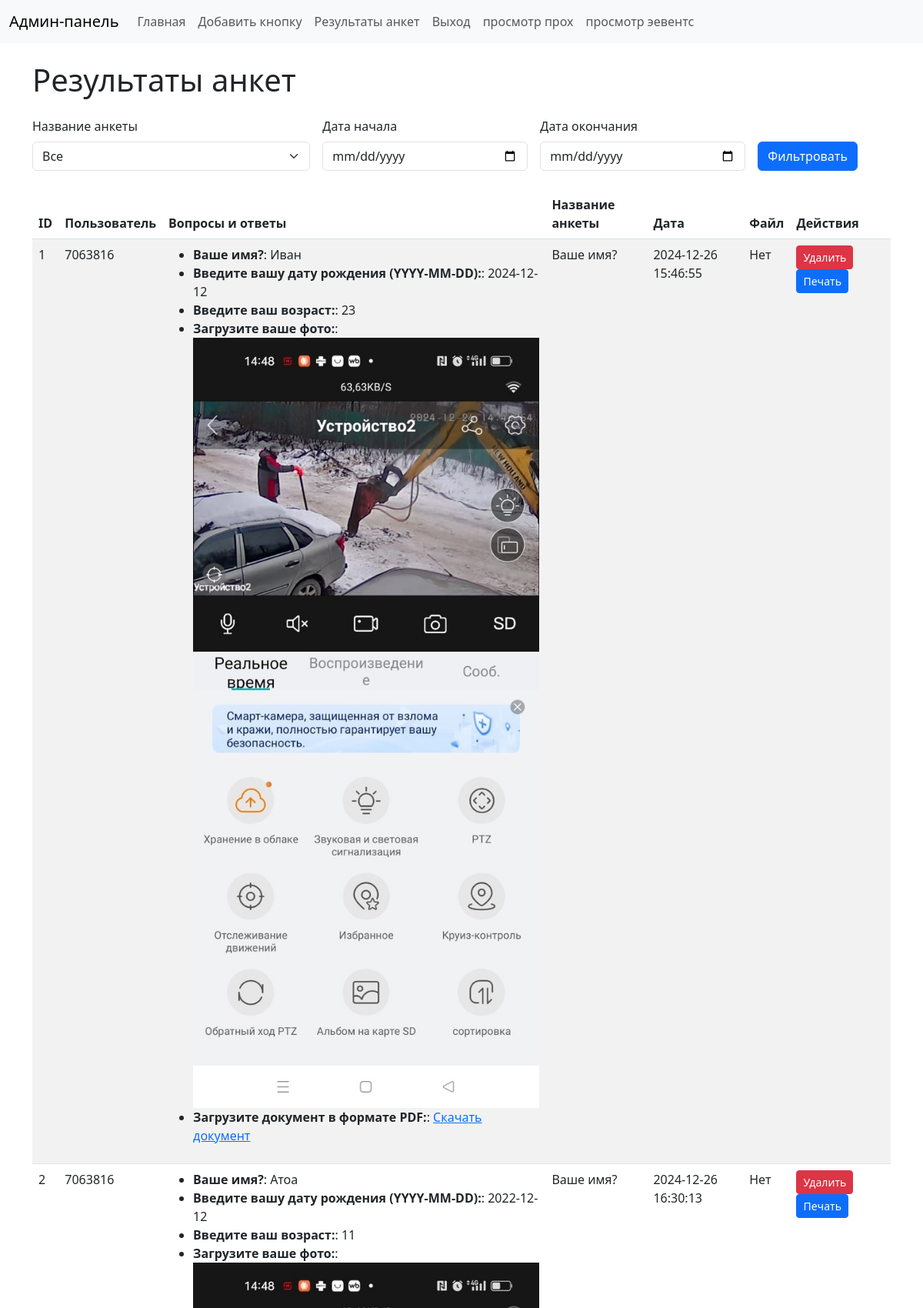
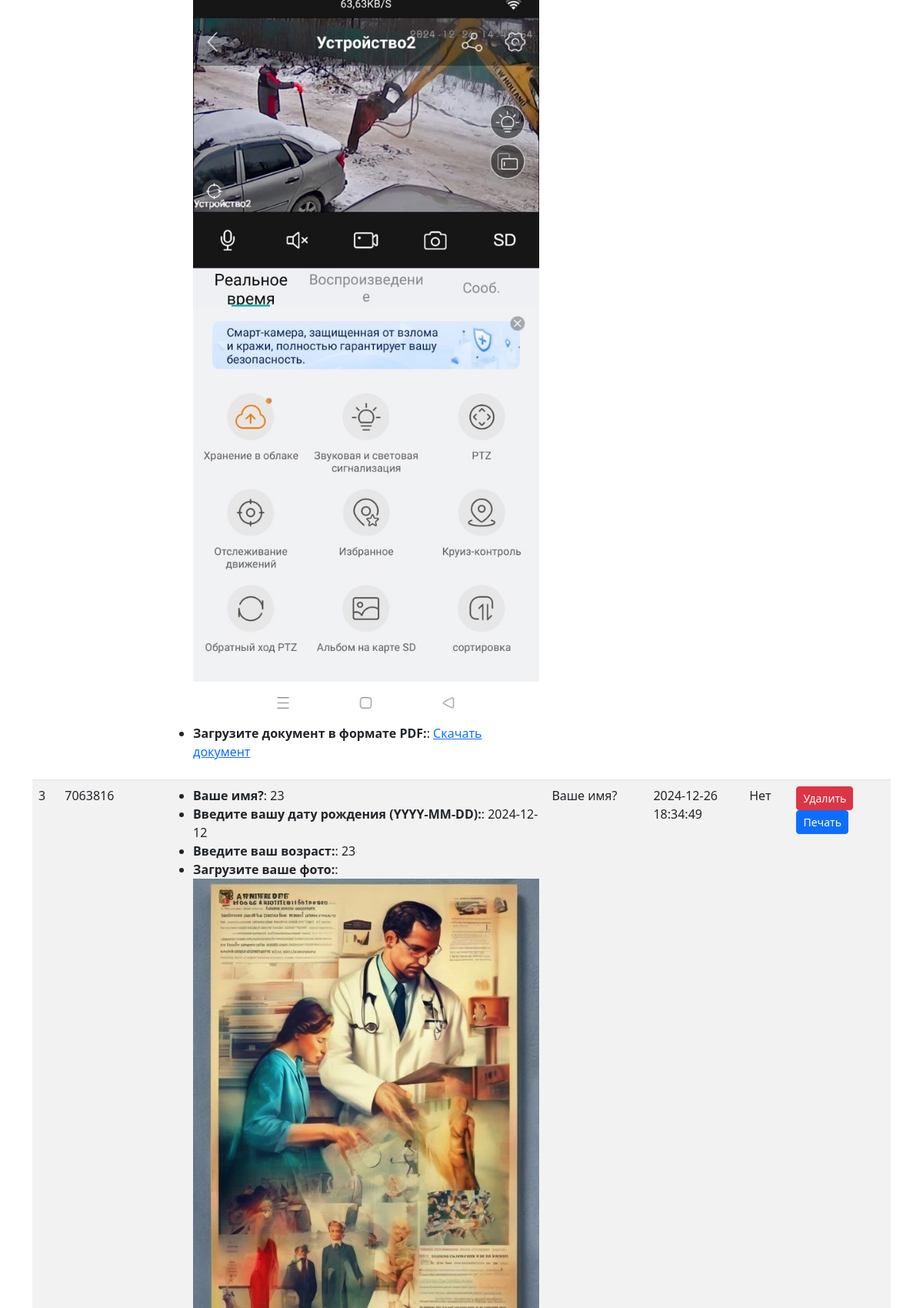
The page /results (signed in, upper part) on the database its author committed (2 pictures, top to bottom).
### tables this page shows
CREATE TABLE survey_results (
            id INTEGER PRIMARY KEY AUTOINCREMENT,
            user_id INTEGER NOT NULL,          -- ID пользователя, заполнившего анкету
            answers TEXT NOT NULL,             -- Ответы в формате JSON
            file_url TEXT DEFAULT NULL,        -- Ссылка на загруженный файл (если есть)
            survey_name TEXT DEFAULT NULL,     -- Название анкеты
            can_repeat INTEGER DEFAULT 1,     -- Можно ли повторно проходить анкету (1 = да, 0 = нет)
            created_at TEXT DEFAULT CURRENT_TIMESTAMP -- Дата и время заполнения анкеты
        );

### adm.py (the view)
@app.route("/results", methods=["GET"])
def survey_results():
    survey_names = [row[0] for row in execute_query("SELECT DISTINCT survey_name FROM survey_results")]
    survey_name = request.args.get("survey_name", "").strip()
    start_date = request.args.get("start_date", "").strip()
    end_date = request.args.get("end_date", "").strip()
    page = int(request.args.get("page", 1))
    per_page = 10  # Количество записей на страницу
    query = "SELECT id, user_id, answers, survey_name, created_at, file_url FROM survey_results WHERE 1=1"
    params = []
    if survey_name:
        query += " AND survey_name = ?"
        params.append(survey_name)
    if start_date:
        query += " AND created_at >= ?"
        params.append(start_date)
    if end_date:
        query += " AND created_at <= ?"
        params.append(end_date)
    total_results = len(execute_query(query, params))
    total_pages = ceil(total_results / per_page)
    query += " LIMIT ? OFFSET ?"
    params.extend([per_page, (page - 1) * per_page])
    raw_results = execute_query(query, params)
    results = []
    for row in raw_results:
        try:
            answers = json.loads(row[2]) if row[2] else []
        except json.JSONDecodeError:
            answers = []
        parsed_answers = [{"question": a.get("question", "Неизвестный вопрос"), "answer": a.get("answer", "")} for a in answers]
        results.append((row[0], row[1], parsed_answers, row[3], row[4], row[5]))
    return render_template(
        "survey_results.html",
        results=results,
        survey_names=survey_names,
        current_page=page,
        total_pages=total_pages
    )

### adm.py (called while the page is built)
def execute_query(query, args=(), fetchone=False, commit=False):
    conn = sqlite3.connect(DB_FILE)
    cursor = conn.cursor()
    cursor.execute(query, args)
    data = cursor.fetchone() if fetchone else cursor.fetchall()
    if commit:
        conn.commit()
    conn.close()
    return data

@app.before_request
def require_login():
    app.jinja_env.globals['SUPERADMIN_USERNAME'] = SUPERADMIN_USERNAME
    allowed_routes = ["login", "register", "get_uploaded_file"]
    if "user_id" not in session and request.endpoint not in allowed_routes:
        return redirect(url_for("login"))

### templates/survey_results.html (shortened to what this page needs)
{% extends "base.html" %}
{% block content %}
<h1 class="mb-4">Результаты анкет</h1>
<form method="get" class="row g-3 mb-4">
    <div class="col-md-4">
        <label for="survey_name" class="form-label">Название анкеты</label>
        <select id="survey_name" name="survey_name" class="form-select">
            <option value="">Все</option>
        </select>
    </div>
    <div class="col-md-3">
        <label for="start_date" class="form-label">Дата начала</label>
        <input type="date" id="start_date" name="start_date" class="form-control" value="{{ request.args.get('start_date', '') }}">
    </div>
    <div class="col-md-3">
        <label for="end_date" class="form-label">Дата окончания</label>
        <input type="date" id="end_date" name="end_date" class="form-control" value="{{ request.args.get('end_date', '') }}">
    </div>
    <div class="col-md-2 d-flex align-items-end">
        <button type="submit" class="btn btn-primary">Фильтровать</button>
    </div>
</form>
<table class="table table-striped">
    <thead>
        <tr>
            <th>ID</th>
            <th>Пользователь</th>
            <th>Вопросы и ответы</th>
            <th>Название анкеты</th>
            <th>Дата</th>
            <th>Файл</th>
            <th>Действия</th>
        </tr>
    </thead>
    <tbody>
        {% for result in results %}
        <tr>
            <td>{{ result[0] }}</td>
            <td>{{ result[1] }}</td>
            <td>
                <ul>
                    {% for qa in result[2] %}
                    <li>
                        <strong>{{ qa.question }}</strong>:
                        {% if qa.answer.endswith(".jpg") or qa.answer.endswith(".jpeg") or qa.answer.endswith(".png") or qa.answer.endswith(".gif") %}
                        <img src="uploads/user/{{ qa.answer }}" alt="Фото" style="max-width: 100%;">
                        {% elif qa.answer.endswith(".pdf") %}
                        <a href="uploads/user/{{ qa.answer }}" target="_blank">Скачать документ</a>
                        {% else %}
                        {{ qa.answer }}
                        {% endif %}
                    </li>
                    {% endfor %}
                </ul>
            </td>
            <td>{{ result[3] }}</td>
            <td>{{ result[4] }}</td>
            <td>
                {% if result[5] %}
                <a href="{{ result[5] }}" class="btn btn-sm btn-secondary">Скачать</a>
                {% else %}
                Нет
                {% endif %}
            </td>
            <td>
                <form method="post" action="{{ url_for('delete_result', result_id=result[0]) }}" style="display:inline;">
                    <button type="submit" class="btn btn-sm btn-danger" onclick="return confirm('Вы уверены, что хотите удалить эту запись?');">Удалить</button>
                </form>
                 <button type="button" class="btn btn-sm btn-primary" onclick="printRow(this)">Печать</button>
            </td>
        </tr>
        {% endfor %}
    </tbody>
</table>
{% endblock %}

### templates/base.html (shortened to what this page needs)
<!DOCTYPE html>
<html lang="en">
<head>
    <link href="https://cdn.jsdelivr.net/npm/bootstrap@5.3.0/dist/css/bootstrap.min.css" rel="stylesheet">
</head>
<body>
    <nav class="navbar navbar-expand-lg navbar-light bg-light">
        <div class="container-fluid">
            <a class="navbar-brand" href="/">Админ-панель</a>
            <div class="collapse navbar-collapse" id="navbarNav">
                <ul class="navbar-nav">
                    <li class="nav-item">
                        <a class="nav-link" href="/admin.wsgi/">Главная</a>
                    </li>
                    <li class="nav-item">
                        <a class="nav-link" href="/admin.wsgi/add">Добавить кнопку</a>
                    </li>
                    <li class="nav-item">
                        <a class="nav-link" href="/admin.wsgi/results">Результаты анкет</a>
                    </li>
                     <li class="nav-item">
                        <a class="nav-link" href="/admin.wsgi/logout">Выход</a>
                    </li>
                     <li class="nav-item">
                        <a class="nav-link" href="/admin.wsgi/user_survey_progress">просмотр прох</a>
                    </li>
                        <li class="nav-item">
                        <a class="nav-link" href="/admin.wsgi/processed_events">просмотр эевентс</a>
                    </li>
                </ul>
            </div>
        </div>
    </nav>
    <div class="container mt-4">
        {% block content %}
        {% endblock %}
    </div>
</body>
</html>

### rows shown on the page
survey_results: id "1", user "7063816", question "Ваше имя?" "Введите вашу дату рождения (YYYY-MM-DD):" "Введите ваш возраст:" "Загрузите ваше фото:" "Загрузите документ в формате PDF:", answer "Иван" "2024-12-12" "23", survey_name "Ваше имя?", created_at "2024-12-26 15:46:55"
survey_results: id "2", user "7063816", question "Ваше имя?" "Введите вашу дату рождения (YYYY-MM-DD):" "Введите ваш возраст:" "Загрузите ваше фото:" "Загрузите документ в формате PDF:", answer "Атоа" "2022-12-12" "11", survey_name "Ваше имя?", created_at "2024-12-26 16:30:13"
survey_results: id "3", user "7063816", question "Ваше имя?" "Введите вашу дату рождения (YYYY-MM-DD):" "Введите ваш возраст:" "Загрузите ваше фото:", answer "23" "2024-12-12" "23", survey_name "Ваше имя?", created_at "2024-12-26 18:34:49"
